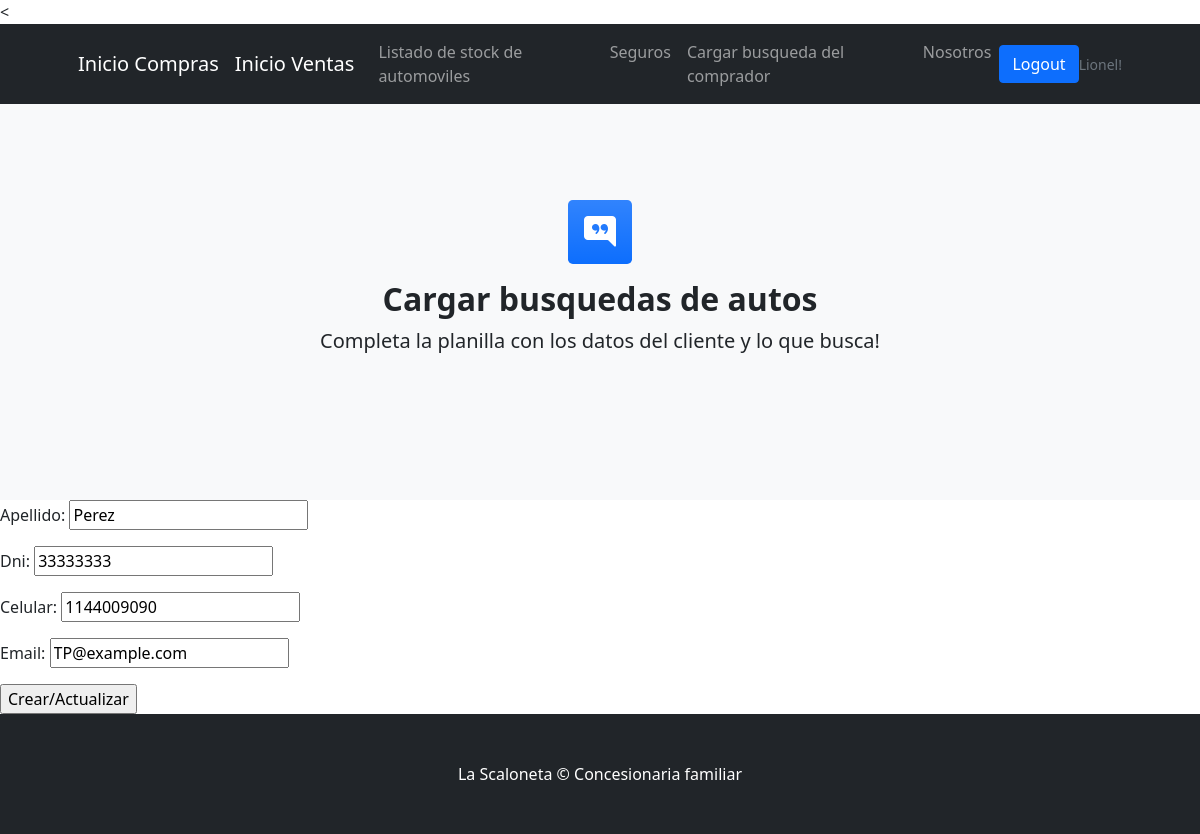
Page /venta/Auto_Buscado/actualizar/1/ (signed in) on the committed database.
### compra/models.py (models this page shows, shortened)
class Auto_Buscado(models.Model):
    nombre_comprador = models.CharField(max_length=20)
    apellido = models.CharField(max_length=20)
    dni = models.CharField(max_length=20)
    celular = models.IntegerField()
    email = models.EmailField(max_length=50)
    marca = models.CharField(max_length=20)
    modelo = models.CharField(max_length=50)
    color = models.CharField(max_length=20)

### venta/views.py (the view)
# urls.py: path("Auto_Buscado/actualizar/<pk>/", Auto_BuscadoUpdate.as_view(), name= "compra-Auto_Buscado-update"),
class Auto_BuscadoUpdate(LoginRequiredMixin, UpdateView):
    model = Auto_Buscado
    success_url = "/venta/Auto_Buscado/"
    fields = ["nombre", "apellido" , "dni", "domicilio", "localidad", "celular", "email"]

### compra/templates/compra/Auto_Buscado_form.html (shortened to what this page needs)
{% extends 'compra/padre.html' %}
{% block contenido %}
<section class="bg-light py-5">
    <div class="container px-5 my-5 px-5">
        <div class="text-center mb-5">
            <div class="feature bg-primary bg-gradient text-white rounded-3 mb-3"><i class="bi bi-chat-right-quote-fill"></i></div>
            <h2 class="fw-bolder">Cargar busquedas de autos</h2>
            <p class="lead mb-0">Completa la planilla con los datos del cliente y lo que busca!</p>
        </div>
</section>
<form method="POST">
    {{form.as_p}}
    <input type="submit" value="Crear/Actualizar">
</form>
{% endblock %}

### compra/templates/compra/padre.html (shortened to what this page needs)
<!DOCTYPE html>
<html lang="en">
    <head>
        {% load static %}
        <link href="https://cdn.jsdelivr.net/npm/bootstrap-icons@1.4.1/font/bootstrap-icons.css" rel="stylesheet" />
        <link href="{% static 'compra/css/styles.css' %}" rel="stylesheet" />
    </head>
    <body>
        <nav class="navbar navbar-expand-lg navbar-dark bg-dark">
            <div class="container px-5">
                <a class="navbar-brand" href="{% url 'compra-inicio' %}">Inicio Compras</a>
                <a class="navbar-brand" href="{% url 'venta-inicio' %}">Inicio Ventas</a>
                <div class="collapse navbar-collapse" id="navbarSupportedContent">
                    <ul class="navbar-nav ms-auto mb-2 mb-lg-0">
                        <li class="nav-item"><a class="nav-link" href="{% url 'compra-automovil' %}">Listado de stock de automoviles</a></li>
                        <li class="nav-item"><a class="nav-link" href="{% url 'compra-aseguradora' %}">Seguros</a></li>
                        <li class="nav-item"><a class="nav-link" href="{% url 'compra-Auto_Buscado-create' %}">Cargar busqueda del comprador</a></li>
                        <li class="nav-item"><a class="nav-link" href="{% url 'compra-nosotros' %}">Nosotros</a></li>
                    </ul>
                    {% if request.user.is_authenticated %}
                    <a class="btn btn-primary" href="{% url 'auth-logout' %}">Logout</a>
                    <p class="small text-muted mb-4 mb-lg-0">     {{request.user.username}}!</p>
                {% else %}
                    <a class="btn btn-primary" href="{% url 'auth-login' %}">Login</a>
                {% endif %}
                </div>
            </div>
        </nav>
            {% block contenido %}
            {% endblock %}
        <footer class="py-5 bg-dark">
            <div class="container px-5"><p class="m-0 text-center text-white">La Scaloneta &copy; Concesionaria familiar</p></div>
        </footer>
    </body>
</html>

### rows in the picture
Auto_Buscado: apellido "Perez", dni "33333333", celular "1144009090", email "TP@example.com"

### other values in the picture
{{ request.user.username }} "Lionel"
